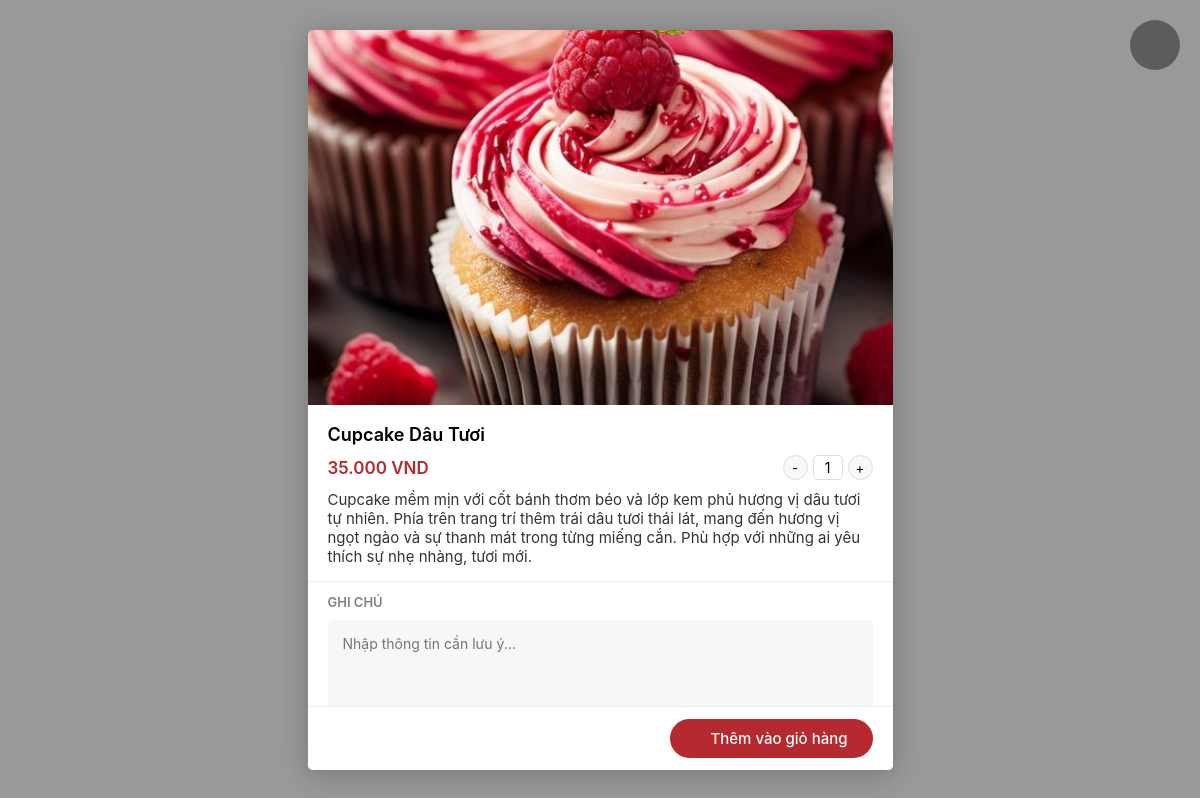
The page /detail.php?ProductID=38 on the database its author committed.
### tables this page shows
CREATE TABLE `product` (
  `ProductID` int(11) NOT NULL,
  `ProductName` varchar(50) NOT NULL,
  `Description` varchar(1000) NOT NULL,
  `CateID` int(11) NOT NULL,
  `ProductImage` varchar(255) NOT NULL,
  `Price` decimal(10,2) NOT NULL
);

### detail.php (the view, shortened to what this page needs)
<!DOCTYPE html>
<html lang="en">
<head>
    <link rel="stylesheet" href="./assets/css/main.css">
    <link rel="stylesheet" href="./assets/css/home-responsive.css">
    <link rel="stylesheet" href="./assets/css/toast-message.css">
    <link rel="stylesheet" href="./assets/font/font-awesome-pro-v6-6.2.0/css/all.min.css"/>
</head>
<body>
<?php
  include './connect_db.php';
  $result = mysqli_query($con, "SELECT * FROM `product` WHERE ProductID = ".$_GET['ProductID']);
  $detail = mysqli_fetch_assoc($result);
  $isLoggedIn = isset($_SESSION['username']);
?>
    <div class="modal product-detail open">
        <button class="modal-close close-popup"><i class="fa-thin fa-xmark"></i></button>
        <div class="modal-container mdl-cnt" id="product-detail-content">
            <div class="modal-header">
                <img class="product-image" src="./<?= $detail['ProductImage'] ?>" alt="">
            </div>
            <form id="add-to-cart-form" action="index.php?action=add" method="POST">
                <div class="modal-body">
                    <h2 class="product-title"><?= $detail['ProductName'] ?></h2>
                    <div class="product-control">
                        <div class="priceBox">
                            <span class="current-price"><?= number_format($detail['Price'], 0, ",", ".") ?> VND</span>
                        </div>
                        <div class="buttons_added">
                            <input class="minus is-form" type="button" value="-">
                            <input class="input-qty" max="100" min="1" name="quantity[<?=$detail['ProductID']?>]" type="number" value="1">
                            <input class="plus is-form" type="button" value="+" >
                        </div>
                    </div>
                    <p class="product-description"><?= $detail['Description'] ?></p>
                </div>
                <div class="notebox">
                    <p class="notebox-title">Ghi chú</p>
                    <textarea class="text-note" id="popup-detail-note" name="note" placeholder="Nhập thông tin cần lưu ý..."></textarea>
                </div>
                <div class="modal-footer">
                    <div class="modal-footer-control">
                        <button class="button-dat" id="add-cart" type="button" onclick="handleAddToCart(<?= json_encode($isLoggedIn) ?>)"><i class="fa-light fa-basket-shopping"></i> Thêm vào giỏ hàng</button>
                    </div>
                </div>
            </form>
        </div>
    </div>
</body>
</html>

### assets/css/main.css (style rules this page uses)
:root { --white: #fff; --black: #000; --text-color: #333; --red: #B5292F; }
* { padding: 0; margin: 0; box-sizing: border-box; }
html { scroll-behavior: smooth; }
body { background-color: #fff; position: relative; }
body,input,button,textarea,pre { font-family: SFProDisplay, sans-serif; -webkit-tap-highlight-color: rgba(0, 0, 0, 0) }
input[type=number] { -moz-appearance: textfield; }
.modal { background-color: rgba(0, 0, 0, .4); position: fixed; top: 0; right: 0; left: 0; bottom: 0; display: flex; justify-content: center; align-items: center; opacity: 0; pointer-events: none; transition: opacity 0.3s ease; z-index: 16; }
.modal.open { pointer-events: auto; opacity: 1; }
.modal.open .modal-container { transform: scale(1); }
.modal-close { background-color: rgb(0 0 0 / 40%); height: 50px; width: 50px; border-radius: 50%; font-size: 28px; color: var(--white); border: 0; position: absolute; top: 20px; right: 20px; padding: 20px; cursor: pointer; display: flex; justify-content: center; align-items: center; }
.modal-close i { transition: all 0.4s; }
.modal-container { background-color: var(--white); max-height: calc(100vh - 60px); box-shadow: 0px 4px 30px rgb(0 0 0 / 25%); border-radius: 5px; overflow: hidden; overflow-y: scroll; overflow-y: overlay; position: relative; transform: scale(0.8); transition: 0.3s ease; }
.product-detail .modal-container { width: 585px; }
.modal-body { padding: 15px 20px; }
.product-image { width: 100%; object-fit: cover; max-height: 375px; }
h2.product-title { color: var(--black); font-size: 18px; font-weight: 600; margin-bottom: 10px; }
.product-control { display: flex; justify-content: space-between; align-items: center; margin-bottom: 10px; }
.priceBox .current-price { color: var(--red); font-weight: 600; font-size: 17px; }
.buttons_added { display: -ms-inline-flexbox; display: inline-flex; white-space: nowrap; }
.is-form { background-color: #f9f9f9; height: 25px; width: 25px; border: 1px solid #ddd; cursor: pointer; line-height: 20px; }
.is-form.plus,.is-form.minus { border-radius: 50%; }
.input-qty { background-color: #fff; height: 25px; width: 30px; text-align: center; font-size: 14px; display: inline-block; margin: 0 5px; border: 1px solid #ddd; padding: 0; border-radius: 5px; outline: none; }
.product-description { color: var(--text-color); font-size: 15px; }
.notebox { border-top: 1px solid #eee; padding: 12px 20px; }
.notebox-title { color: #808080; text-transform: uppercase; font-size: 13px; font-weight: 600; margin-bottom: 10px; }
.text-note { width: 100%; height: 100px; border: none; outline: none; border-radius: 5px; padding: 15px; background-color: #F7F7F7; font-size: 14px; }
.modal-footer { padding: 12px 20px; display: flex; justify-content: flex-end; border-top: 1px solid #eee; background-color: var(--white); position: sticky; bottom: 0; }
.modal-footer-control button { background-color: var(--red); border: none; outline: none; color: var(--white); padding: 10px 25px; font-size: 15px; border-radius: 25px; font-weight: 500; cursor: pointer; }
input[type=number] { --moz-appearance: textfield; }

### rows shown on the page
product: ProductImage (picture), ProductName "Cupcake Dâu Tươi", Price "35.000", Description "Cupcake mềm mịn với cốt bánh thơm béo và lớp kem phủ hương vị dâu tươi tự nhiên. Phía trên trang trí thêm trái dâu tươi thái lát, mang đến hương vị ngọt ngào và sự thanh mát trong từng miếng cắn. Phù hợp với những ai yêu thích sự nhẹ nhàng, tươi mới."
